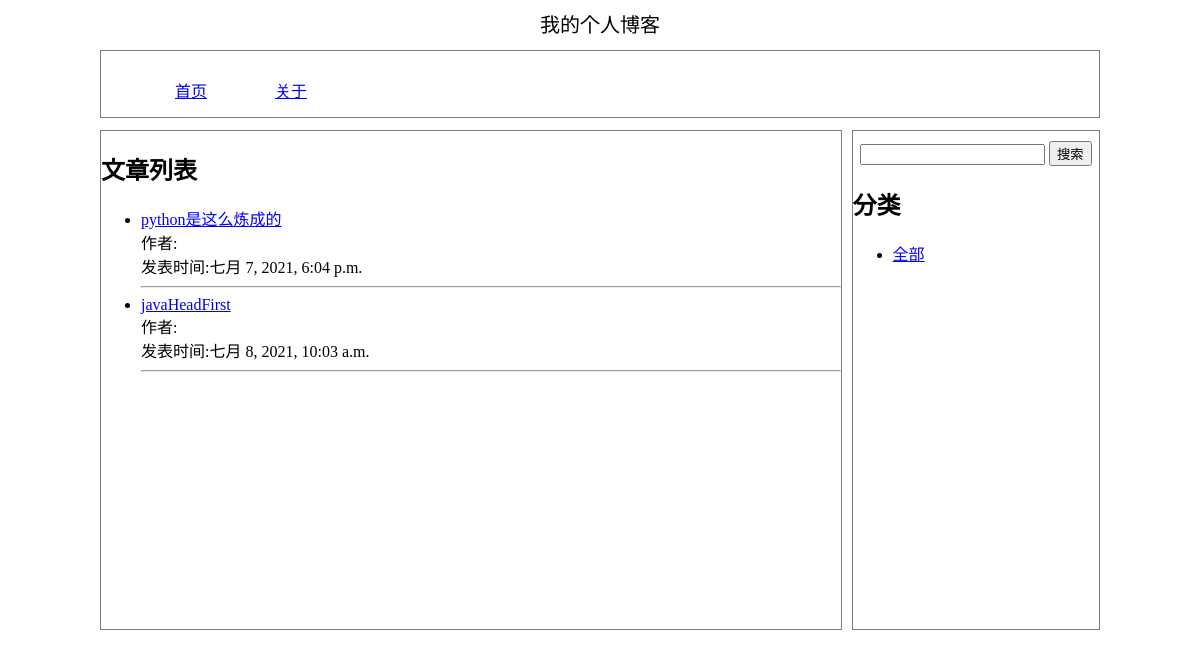
Page /article/kinds/2/ on the committed database.
### home/models.py (models this page shows, shortened)
class article(models.Model):
    title=models.CharField(max_length=50,blank=False,null=False,default="",verbose_name='标题')
    auther=models.CharField(max_length=50,blank=True,null=True,default="",verbose_name='作者')
    content=models.TextField(default="",verbose_name='正文')
    create_time=models.DateTimeField(blank=False,null=False,auto_now_add=True)
    kind=models.ForeignKey(article_kinds,on_delete=models.CASCADE,verbose_name='分类')

### home/views.py (the view)
# urls.py: path('article/kinds/<int:id>/',getArticleKindById),
def getArticleKindById(request,id):
    kind=article_kinds.objects.get(id=id)
    article_list=article.objects.filter(kind=kind)
    return  render(request,'home/articleList.html',locals())

### pxy/context_processors.py (called while the page is built)
def articleKind(request,):
    articleKind=article_kinds.objects.all()
    context={'kind':articleKind}
    return context

### template/home/articleList.html
{%extends 'base.html'%}
{%block article_list%}
    <div>
        <h2>文章列表</h2>
        <ul>
        {%for article in article_list%}
            <li><a href="/article/detail/{{article.id}}">{{article.title}}</a><br>作者:{{article.author}}<br>发表时间:{{article.create_time}}</li><hr>
        {%endfor%}
        </ul>
    </div>
{%endblock%}

### template/base.html (style rules this page uses)
body { padding: 0; margin: 0; }

### rows in the picture
article: title "python是这么炼成的", create_time "七月 7, 2021, 6:04 p.m."
article: title "javaHeadFirst", create_time "七月 8, 2021, 10:03 a.m."
